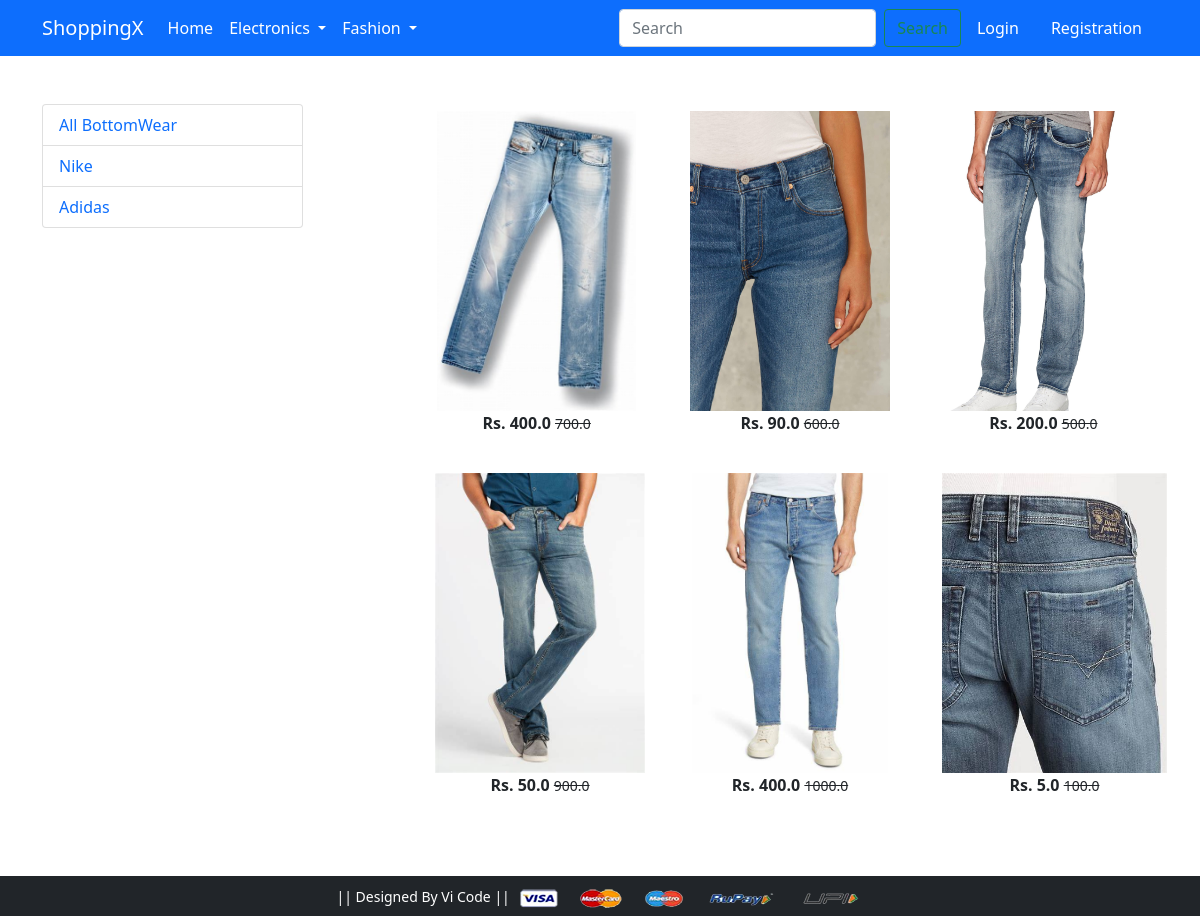
The app's page /bottomwear/ with its own data.
### app/models.py (models this page shows, shortened)
class Product(models.Model):
    title = models.CharField(max_length=100)
    selling_price = models.FloatField()
    discounted_price = models.FloatField()
    description = models.TextField()
    brand = models.CharField(max_length=100)
    category = models.CharField(choices=CATEGORY_CHOICES, max_length=2)
    product_image = models.ImageField(upload_to='productimg')

### app/views.py (the view)
# urls.py: path('bottomwear/', views.bottomwear, name='bottomwear'),
def bottomwear(request, data=None):
    if data is None:
        bottomwears = Product.objects.filter(category='BW')  # Correct variable name
    elif data in ['nike', 'adidas']:  # Use a list for better readability
        bottomwears = Product.objects.filter(category='BW', brand=data)  # Assign to bottomwears
    return render(request, 'app/bottomwear.html', {'bottomwears': bottomwears})  # Ensure consistency

### app/templates/app/bottomwear.html (shortened to what this page needs)
{% extends 'app/base.html' %}
{% load static %}
{% block main-content %}
<div class="container my-5">
 <div class="row">
  <div class="col-sm-3">
    <div class="list-group">
        <a href="{% url 'bottomwear'%}" class="list-group-item
        list-gruop-item-action" aria-current="true">All BottomWear</a>
        <a href="{% url 'bottomweardata' 'nike' %}"
        class="list-group-item list-gruop-item-action"area-current="true">Nike</a>
        <a href="{% url 'bottomweardata' 'adidas' %}"
        class="list-group-item list-gruop-item-action">Adidas</a>
    </div>
  </div>
  <div class="col-sm-8 offset-sm-1">
    <div class="row">
      {% for product in bottomwears %}
      <div class="col-sm-4 text-center mb-4">
        <a href="{% url 'product-detail' product.id %}" class="btn">
          <div class="item">
            <img src="{{product.product_image.url}}" alt="" height="300" class="">
            <div class="fw-bold">Rs. {{product.discounted_price}}
            <small class="fw-light text-decoration-line-through">{{product.selling_price}}</small>
            </div>
          </div>
        </a>
      </div>
      {% endfor %}
    </div>
  </div>
 </div>
</div>
{% endblock main-content %}

### records on screen
Product: product_image (picture), discounted_price "400.0", selling_price "700.0"
Product: product_image (picture), discounted_price "90.0", selling_price "600.0"
Product: product_image (picture), discounted_price "200.0", selling_price "500.0"
Product: product_image (picture), discounted_price "50.0", selling_price "900.0"
Product: product_image (picture), discounted_price "400.0", selling_price "1000.0"
Product: product_image (picture), discounted_price "5.0", selling_price "100.0"
